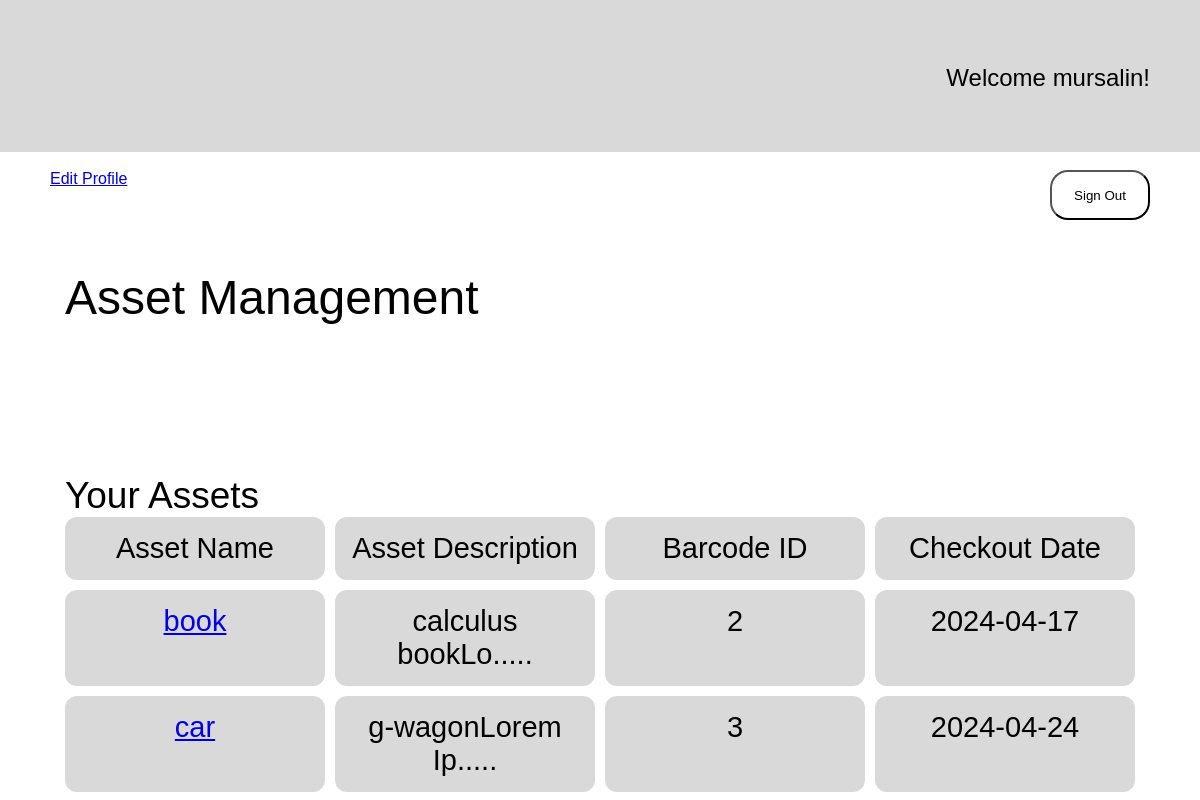
Screenshot of /assigned-assets/ (signed in) with the database file from the repository.
### asset_management/models.py (models this page shows)
class Asset(models.Model):
    name = models.CharField(max_length=100)
    description = models.TextField()
    barcode = models.CharField(max_length=50, unique=True)
    assigned = models.BooleanField(default=False)
    assigned_to = models.ForeignKey(User, on_delete=models.SET_NULL, null=True, blank=True)
    checkout_date = models.DateField(null=True, blank=True)

### asset_management/views.py (the view)
# urls.py: path('assigned-assets/', views.assigned_assets, name='assigned_assets'),
@login_required()
@csrf_exempt
def assigned_assets(request):
    user = request.user
    assets = Asset.objects.filter(assigned_to=user)
    return render(request, 'assigned_assets.html', {'assets': assets})

### asset_management/templates/assigned_assets.html (shortened to what this page needs)
{% load static %}
<!DOCTYPE html>
<html lang="en">
<head>
    <link rel="stylesheet" href="{% static 'assigned_assets.css' %}">
</head>
<body>
    <div class="header"></div>
    <div class="logo-box"></div>
    <div class="company-name">Asset Management</div>
    <div class="welcome-message">Welcome {{ user.username}}!</div>
    <form action="{% url 'logout' %}" method="post">
        <button type="submit" class="logout-button">Sign Out</button>
    </form>
    <div class="edit-button"><a href="/edit-profile">Edit Profile</a></div>
    <div class="asset-section-title">Your Assets</div>
    <div class="asset-column-titles">
        <div class="asset-title">Asset Name</div>
        <div class="asset-title">Asset Description</div>
        <div class="asset-title">Barcode ID</div>
        <div class="asset-title">Checkout Date</div>
    </div>
    {% for asset in assets %}
    <div class="asset-row">
        <div class="asset-info"><a href="{% url 'asset_details' asset.barcode %}">{{ asset.name }}</a></div>
        <div class="asset-info">{{ asset.description|slice:":15" }}.....</div>
        <div class="asset-info">{{ asset.barcode}}</div>
        <div class="asset-info">{{ asset.checkout_date|date:"Y-m-d" }}</div>
    </div>
    {% empty %}
    <div class="no-assets">No assets assigned.</div>
    {% endfor %}
</body>
</html>

### asset_management/static/assigned_assets.css (style rules this page uses)
body { font-family: 'Inria Sans', sans-serif; margin: 0; padding: 0; background: white; }
.header { width: 100%; height: 152px; background-color: #D9D9D9; }
.logo-box { width: 300px; height: 82px; background-color: white; border-radius: 18px; position: relative; right: 50px; top: 40px; }
.logout-button { width: 100px; height: 50px; background-color: white; border-radius: 18px; position: absolute; right: 50px; top: 170px; }
.edit-button { width: 100px; height: 50px; background-color: white; border-radius: 18px; position: absolute; left: 50px; top: 170px; }
.company-name { font-size: 48px; color: black; margin-left: 65px; padding-top: 36px; }
.welcome-message { text-align: center; color: black; font-size: 24px; position: absolute; right: 50px; top: 64px; }
.asset-section-title { color: black; font-size: 37px; margin-left: 65px; padding-top: 150px; }
.asset-column-titles, .asset-row { display: flex; justify-content: space-between; margin-left: 65px; margin-right: 65px; }
.asset-title, .asset-info { font-size: 29px; color: black; background-color: #D9D9D9; border-radius: 12px; padding: 15px; flex-grow: 1; margin-right: 10px; text-align: center; }
.asset-title, .asset-info { font-size: 29px; color: black; background-color: #D9D9D9; border-radius: 12px; padding: 15px; flex: 1; margin-right: 10px; text-align: center; }
.asset-title:last-child, .asset-info:last-child { margin-right: 0; }
.asset-row { margin-top: 10px; }

### rows the page displays
Asset: name "book", description "calculus bookLo", barcode "2", checkout_date "2024-04-17"
Asset: name "car", description "g-wagonLorem Ip", barcode "3", checkout_date "2024-04-24"

### other values shown
{{ user.username }} "mursalin"
